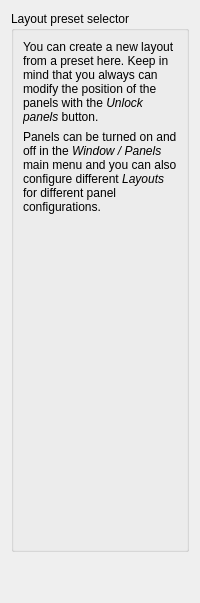
           <widget class="QWidget" name="layoutPage">
            <layout class="QVBoxLayout" name="verticalLayout_23">
             <item>
              <widget class="QGroupBox" name="groupBox_31">
               <property name="title">
                 <string>Layout preset selector</string>
               </property>
               <layout class="QVBoxLayout" name="verticalLayout_24">
                <item>
                 <widget class="QLabel" name="label_17">
                  <property name="text">
                    <string>You can create a new layout from a preset here. Keep in mind that you always can modify the position of the panels with the &lt;i&gt;Unlock panels&lt;/i&gt; button.</string>
                  </property>
                  <property name="wordWrap">
                   <bool>true</bool>
                  </property>
                 </widget>
                </item>
                <item>
                 <widget class="QLabel" name="label_31">
                  <property name="mouseTracking">
                   <bool>true</bool>
                  </property>
                  <property name="text">
                   <string>Panels can be turned on and off in the &lt;i&gt;Window / Panels&lt;/i&gt; main menu and you can also configure different &lt;i&gt;Layouts&lt;/i&gt; for different panel configurations.</string>
                  </property>
                  <property name="wordWrap">
                   <bool>true</bool>
                  </property>
                 </widget>
                </item>
                <item>
                  <widget class="LayoutPresetWidget" name="layoutPresetWidget" native="true">
                  <property name="minimumSize">
                   <size>
                    <width>0</width>
                    <height>320</height>
                   </size>
                  </property>
                  <property name="maximumSize">
                   <size>
                    <width>16777215</width>
                    <height>800</height>
                   </size>
                  </property>
                 </widget>
                </item>
               </layout>
              </widget>
             </item>
             <item>
              <spacer name="verticalSpacer_16">
               <property name="orientation">
                <enum>Qt::Vertical</enum>
               </property>
               <property name="sizeHint" stdset="0">
                <size>
                 <width>20</width>
                 <height>40</height>
                </size>
               </property>
              </spacer>
             </item>
            </layout>
           </widget>
